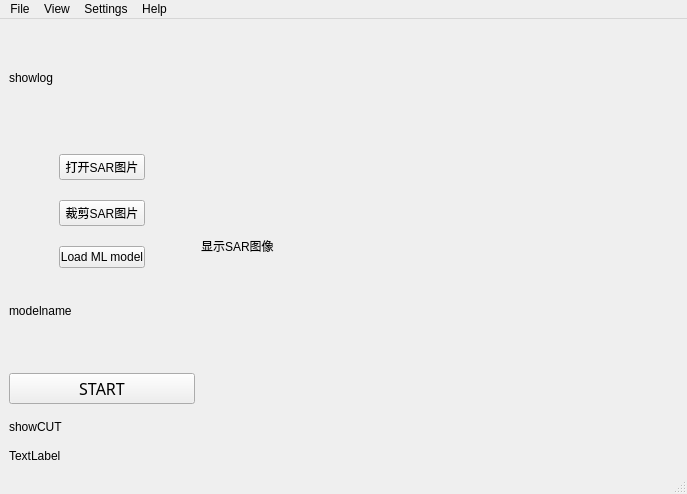
<?xml version="1.0" encoding="UTF-8"?>
<ui version="4.0">
 <class>test</class>
 <widget class="QMainWindow" name="test">
  <property name="geometry">
   <rect>
    <x>0</x>
    <y>0</y>
    <width>687</width>
    <height>494</height>
   </rect>
  </property>
  <property name="windowTitle">
   <string>BrainSAR--System</string>
  </property>
  <widget class="QWidget" name="centralwidget">
   <layout class="QGridLayout" name="gridLayout_2" rowstretch="3,3,1,1,3,1,0" columnstretch="2,8">
    <item row="5" column="0">
     <widget class="QLabel" name="showCut">
      <property name="text">
       <string>showCUT</string>
      </property>
     </widget>
    </item>
    <item row="6" column="0">
     <widget class="QLabel" name="outputlabel">
      <property name="text">
       <string>TextLabel</string>
      </property>
     </widget>
    </item>
    <item row="0" column="0">
     <widget class="QLabel" name="log">
      <property name="text">
       <string>showlog</string>
      </property>
     </widget>
    </item>
    <item row="0" column="1" rowspan="7">
     <widget class="QLabel" name="showSAR">
      <property name="text">
       <string>显示SAR图像</string>
      </property>
     </widget>
    </item>
    <item row="1" column="0">
     <layout class="QVBoxLayout" name="verticalLayout">
      <property name="spacing">
       <number>20</number>
      </property>
      <property name="sizeConstraint">
       <enum>QLayout::SetFixedSize</enum>
      </property>
      <property name="leftMargin">
       <number>50</number>
      </property>
      <property name="topMargin">
       <number>20</number>
      </property>
      <property name="rightMargin">
       <number>50</number>
      </property>
      <property name="bottomMargin">
       <number>20</number>
      </property>
      <item>
       <widget class="QPushButton" name="open">
        <property name="text">
         <string>打开SAR图片</string>
        </property>
       </widget>
      </item>
      <item>
       <widget class="QPushButton" name="cut">
        <property name="text">
         <string>裁剪SAR图片</string>
        </property>
       </widget>
      </item>
      <item alignment="Qt::AlignHCenter">
       <widget class="QPushButton" name="LOAD">
        <property name="maximumSize">
         <size>
          <width>86</width>
          <height>16777215</height>
         </size>
        </property>
        <property name="text">
         <string>Load ML model</string>
        </property>
       </widget>
      </item>
     </layout>
    </item>
    <item row="4" column="0">
     <widget class="QPushButton" name="start">
      <property name="font">
       <font>
        <family>Corbel</family>
        <pointsize>12</pointsize>
        <weight>50</weight>
        <bold>false</bold>
       </font>
      </property>
      <property name="text">
       <string>START</string>
      </property>
     </widget>
    </item>
    <item row="2" column="0">
     <widget class="QLabel" name="modelname">
      <property name="text">
       <string>modelname</string>
      </property>
     </widget>
    </item>
   </layout>
  </widget>
  <widget class="QMenuBar" name="menubar">
   <property name="geometry">
    <rect>
     <x>0</x>
     <y>0</y>
     <width>687</width>
     <height>23</height>
    </rect>
   </property>
   <widget class="QMenu" name="menuFile">
    <property name="title">
     <string>File</string>
    </property>
    <addaction name="openimage"/>
    <addaction name="saveimage"/>
    <addaction name="actionQuite_2"/>
   </widget>
   <widget class="QMenu" name="menuView">
    <property name="title">
     <string>View</string>
    </property>
    <addaction name="actionShow_input_SAR"/>
    <addaction name="actionShow_output_SAR"/>
   </widget>
   <widget class="QMenu" name="menuSettings">
    <property name="title">
     <string>Settings</string>
    </property>
   </widget>
   <widget class="QMenu" name="menuHelp">
    <property name="title">
     <string>Help</string>
    </property>
    <addaction name="actionAbout_SAR_System"/>
   </widget>
   <addaction name="menuFile"/>
   <addaction name="menuView"/>
   <addaction name="menuSettings"/>
   <addaction name="menuHelp"/>
  </widget>
  <widget class="QStatusBar" name="statusbar"/>
  <action name="openimage">
   <property name="text">
    <string>Open Image</string>
   </property>
  </action>
  <action name="saveimage">
   <property name="text">
    <string>Save Image</string>
   </property>
  </action>
  <action name="actionQuite_2">
   <property name="text">
    <string>Quite</string>
   </property>
  </action>
  <action name="actionShow_input_SAR">
   <property name="text">
    <string>Show input SAR</string>
   </property>
  </action>
  <action name="actionShow_output_SAR">
   <property name="text">
    <string>Show output SAR</string>
   </property>
  </action>
  <action name="actionAbout_SAR_System">
   <property name="text">
    <string>About  SAR System</string>
   </property>
  </action>
 </widget>
 <resources/>
 <connections>
  <connection>
   <sender>open</sender>
   <signal>clicked()</signal>
   <receiver>open</receiver>
   <slot>click()</slot>
   <hints>
    <hint type="sourcelabel">
     <x>162</x>
     <y>207</y>
    </hint>
    <hint type="destinationlabel">
     <x>162</x>
     <y>207</y>
    </hint>
   </hints>
  </connection>
  <connection>
   <sender>LOAD</sender>
   <signal>clicked()</signal>
   <receiver>LOAD</receiver>
   <slot>click()</slot>
   <hints>
    <hint type="sourcelabel">
     <x>151</x>
     <y>293</y>
    </hint>
    <hint type="destinationlabel">
     <x>151</x>
     <y>293</y>
    </hint>
   </hints>
  </connection>
  <connection>
   <sender>start</sender>
   <signal>clicked()</signal>
   <receiver>start</receiver>
   <slot>click()</slot>
   <hints>
    <hint type="sourcelabel">
     <x>127</x>
     <y>391</y>
    </hint>
    <hint type="destinationlabel">
     <x>127</x>
     <y>391</y>
    </hint>
   </hints>
  </connection>
  <connection>
   <sender>cut</sender>
   <signal>clicked()</signal>
   <receiver>cut</receiver>
   <slot>click()</slot>
   <hints>
    <hint type="sourcelabel">
     <x>121</x>
     <y>250</y>
    </hint>
    <hint type="destinationlabel">
     <x>121</x>
     <y>250</y>
    </hint>
   </hints>
  </connection>
 </connections>
</ui>
